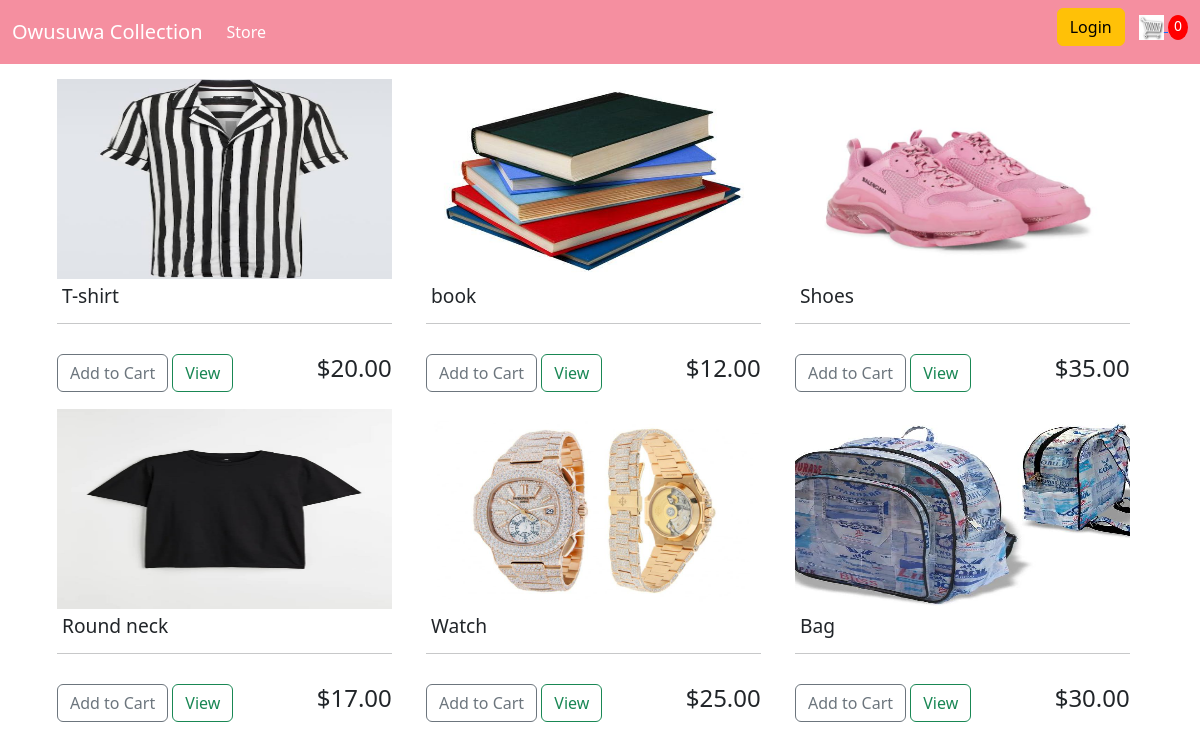
/home/, run on the app's committed database.
### store/models.py (models this page shows, shortened)
class Product(models.Model):
    name      = models.CharField(max_length=100)
    price     = models.DecimalField(max_digits=7, decimal_places=2)
    digital   = models.BooleanField(default=False, null=True, blank=False)
    image     = models.ImageField(null=True, blank=True)
    @property
    def imageURL(self):
        try:
            url = self.image.url
        except:
            url = ''
        return url

### store/views.py (the view)
# urls.py: path('', include('store.urls'))
def store(request):
    if request.user.is_authenticated:
        customer = request.user.customer
        order, created = Order.objects.get_or_create(customer=customer, complete=False)
        items    = order.orderitem_set.all()
        cartItems = order.get_cart_items
    else:
        items = []
        order = {'get_cart_total':0, 'get_cart_items':0, 'shipping':False}
        cartItems = order['get_cart_items']
    products = Product.objects.all()
    context = {'products':products, 'cartItems':cartItems}
    return render(request, 'store/store.html', context)

### store/templates/store/store.html
{% extends 'store/main.html' %}
{% load static %}
{% block content %}
    {% for product in products %}
    <div class="pro-container">
        <img class="image" src="{{product.imageURL}}" alt="product-image">
        <h6 class="pro-name" >{{product.name}}</h6>
        <hr>
        <div class="pro-element-container">
            <button data-product="{{product.id}}" data-action="add"  class="btn btn-outline-secondary pro-element update-cart">Add to Cart</button>
            <a class="btn btn-outline-success" href="">View</a>
            <h4>${{product.price}}</h4>
        </div>
    </div>
    {% endfor %}
{% endblock content %}

### static/css/main.css (style rules this page uses)
.pro-container { width: 30%; height: 300px; border-radius: 5px; margin: 15px; display: inline-block; }
.image { width: 100%; height: 200px; display: block; }
.pro-name { font-size: 1.2rem; margin: 5px; display: block; }
.pro-element-container { width: 100%; margin-top: 30px; }
h4 { float: right; display: inline-block; }

### data on the page
Product: imageURL (picture), name "T-shirt", price "20.00"
Product: imageURL (picture), name "book", price "12.00"
Product: imageURL (picture), name "Shoes", price "35.00"
Product: imageURL (picture), name "Round neck", price "17.00"
Product: imageURL (picture), name "Watch", price "25.00"
Product: imageURL (picture), name "Bag", price "30.00"

### other printed values
{{ cartItems }} "0"
